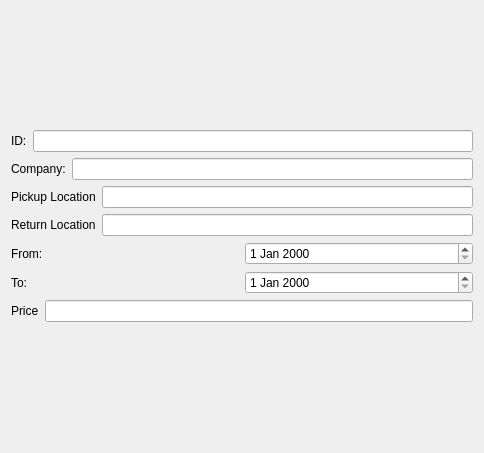
<?xml version="1.0" encoding="UTF-8"?>
<ui version="4.0">
 <class>mietwagenbuchung</class>
 <widget class="QDialog" name="mietwagenbuchung">
  <property name="geometry">
   <rect>
    <x>0</x>
    <y>0</y>
    <width>484</width>
    <height>453</height>
   </rect>
  </property>
  <property name="windowTitle">
   <string>Dialog</string>
  </property>
  <layout class="QGridLayout" name="gridLayout">
   <item row="0" column="0">
    <layout class="QVBoxLayout" name="verticalLayout">
     <item>
      <layout class="QHBoxLayout" name="horizontalLayout">
       <item>
        <widget class="QLabel" name="label">
         <property name="text">
          <string>ID:</string>
         </property>
        </widget>
       </item>
       <item>
        <widget class="QLineEdit" name="lineEditID"/>
       </item>
      </layout>
     </item>
     <item>
      <layout class="QHBoxLayout" name="horizontalLayout_2">
       <item>
        <widget class="QLabel" name="label_7">
         <property name="text">
          <string>Company:</string>
         </property>
        </widget>
       </item>
       <item>
        <widget class="QLineEdit" name="lineEditCompany"/>
       </item>
      </layout>
     </item>
     <item>
      <layout class="QHBoxLayout" name="horizontalLayout_3">
       <item>
        <widget class="QLabel" name="label_2">
         <property name="text">
          <string>Pickup Location</string>
         </property>
        </widget>
       </item>
       <item>
        <widget class="QLineEdit" name="lineEditPickupLocation"/>
       </item>
      </layout>
     </item>
     <item>
      <layout class="QHBoxLayout" name="horizontalLayout_4">
       <item>
        <widget class="QLabel" name="label_3">
         <property name="text">
          <string>Return Location</string>
         </property>
        </widget>
       </item>
       <item>
        <widget class="QLineEdit" name="lineEditReturnLocation"/>
       </item>
      </layout>
     </item>
     <item>
      <layout class="QHBoxLayout" name="horizontalLayout_6">
       <item>
        <widget class="QLabel" name="label_4">
         <property name="text">
          <string>From:</string>
         </property>
        </widget>
       </item>
       <item>
        <widget class="QDateEdit" name="dateEditFromDate"/>
       </item>
      </layout>
     </item>
     <item>
      <layout class="QHBoxLayout" name="horizontalLayout_7">
       <item>
        <widget class="QLabel" name="label_5">
         <property name="text">
          <string>To:</string>
         </property>
        </widget>
       </item>
       <item>
        <widget class="QDateEdit" name="dateEditToDate"/>
       </item>
      </layout>
     </item>
     <item>
      <layout class="QHBoxLayout" name="horizontalLayout_5">
       <item>
        <widget class="QLabel" name="label_6">
         <property name="text">
          <string>Price</string>
         </property>
        </widget>
       </item>
       <item>
        <widget class="QLineEdit" name="lineEditPrice"/>
       </item>
      </layout>
     </item>
    </layout>
   </item>
  </layout>
 </widget>
 <resources/>
 <connections/>
</ui>
